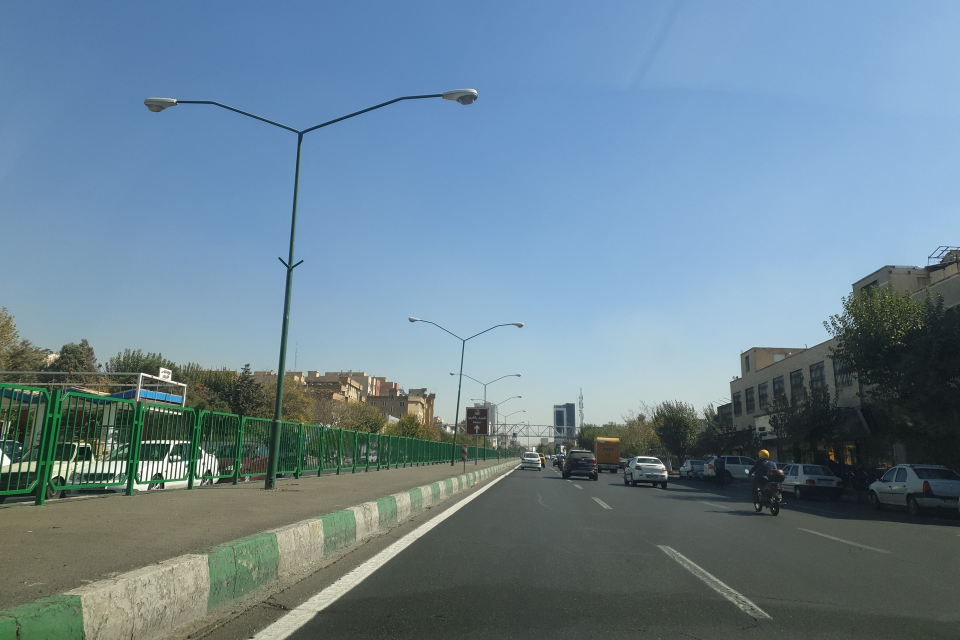
#> input picture data/img1.jpg, 1920 x 1280 px (shown at 1/2 size)
$ python part5.py
#> lines starting #> are read from the running program, lines starting #| are printed output that depends on the picture; after the words box and inside, x2 and y2 are one past the last pixel; in counts of white or black regions, pixels touching at a corner belong together
### utils/image.py
import cv2


def read_image(name):
#> called with name = 'data/img1.jpg'
    image = cv2.imread(name)
#> image is the input picture: shape (1280, 1920, 3); mean B, G, R 147.3, 131.8, 107.3
    return image


def grayscale_image(image):
    grayscale_image = cv2.cvtColor(image, cv2.COLOR_BGR2GRAY)
    return grayscale_image


def resize_image(image):
    # resized_image = cv2.resize(image, (image.shape[0]-500, image.shape[1]-500))
    resized_image = cv2.resize(image, (600, 600))
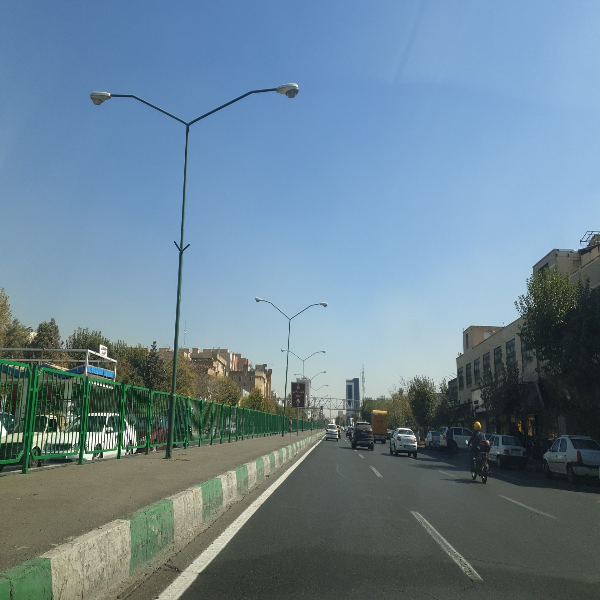
#> resized_image: shape (600, 600, 3); mean B, G, R 147.3, 131.8, 107.2
    return resized_image


def show_image(name, image):
    cv2.imshow(name, image)
    cv2.waitKey(0)
    cv2.destroyAllWindows()

### part3.py
import cv2
import numpy as np
from utils.image import (read_image, resize_image, show_image, grayscale_image)


# [8 lines left out: function mask_img, not called in this run]


def find_edge_of_mask_img(image, height, width):
    gray_image = grayscale_image(image)
    gaussian_blur_image = cv2.GaussianBlur(gray_image, (5, 5), 0)
    edges = cv2.Canny(gaussian_blur_image, 50, 150)
    polygons = np.array([[0, height], [width, height], [
                        width // 2, height // 1.5]], np.int32)
    mask = np.zeros_like(edges)
    cv2.fillPoly(mask, [polygons], (255, 0, 0))
    masked_image = cv2.bitwise_and(edges, mask)
    return masked_image


# [11 lines that do not run on import are left out]

### part5.py
import cv2
import numpy as np
from utils.image import (read_image, resize_image, show_image)
from part3 import find_edge_of_mask_img


def make_coordinates(image, line_parameters):
    try:
        slope, b = line_parameters
    except TypeError:
        slope, b = 0.0001, 0

    y1 = image.shape[0]
    y2 = int(y1*(3.6 / 5))
    x1 = int((y1 - b)/slope)
    x2 = int((y2 - b)/slope)

    return np.array([x1, y1, x2, y2])


def calculate_avarage_slope_and_b(image, lines):
    left_fit = []
    right_fit = []
    if lines is not None:
        for line in lines:
            x1, y1, x2, y2 = line.reshape(4)
            parameters = np.polyfit((x1, x2), (y1, y2), 1)
            slope = parameters[0]
            b = parameters[1]
            if slope < 0:
                left_fit.append((slope, b))
            else:
                right_fit.append((slope, b))

    left_fit_avarage = np.average(left_fit, axis=0)
    right_fit_avarage = np.average(right_fit, axis=0)
    left_line = make_coordinates(image, left_fit_avarage)
    right_line = make_coordinates(image, right_fit_avarage)
    return np.array([left_line, right_line])


def draw_line_on_image(image, coordinates):
    final_line_image = np.copy(image)
    result = cv2.line(final_line_image, (coordinates[0], coordinates[1]), (coordinates[2], coordinates[3]),
                      color=(0, 0, 255), thickness=3)
    return result


def better_hough_line_func(image, image_height, image_width):
    masked_edges = find_edge_of_mask_img(image, image_height, image_width)
    lines = cv2.HoughLinesP(masked_edges, rho=1, theta=np.pi /
                            180, threshold=120, minLineLength=55, maxLineGap=30)
    left_line, right_line = calculate_avarage_slope_and_b(image, lines)
    left_line_image = draw_line_on_image(image, left_line)
    line_image = draw_line_on_image(left_line_image, right_line)
    return line_image


if __name__ == '__main__':
    img1 = read_image('data/img1.jpg')
    resized_image = resize_image(img1)
    show_image('img1', resized_image)

    height, width = resized_image.shape[:2]
#> height = 600; width = 600
    detected_final_line_img1 = better_hough_line_func(
        resized_image, height, width)
#> in grayscale_image, `grayscale_image = cv2.cvtColor(image, cv2.COLOR_BGR2GRAY)`:
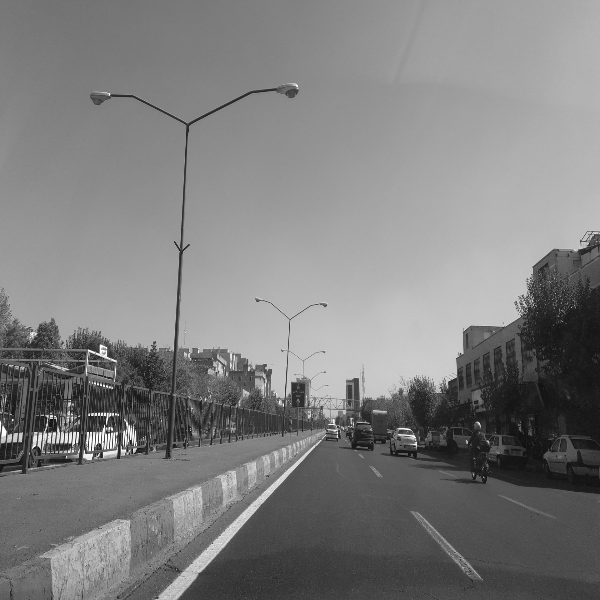
#> grayscale_image: shape (600, 600); min 12, max 254, mean 126.2
#> in find_edge_of_mask_img, `edges = cv2.Canny(gaussian_blur_image, 50, 150)`:
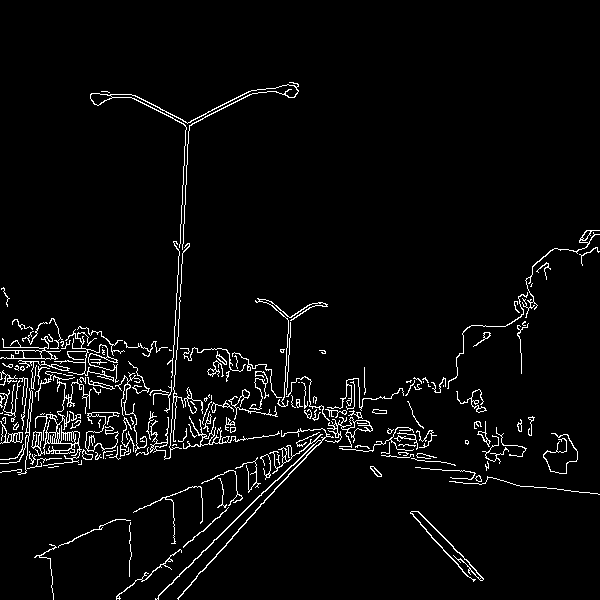
#> edges: shape (600, 600); 3.7% white in thin lines or dots, all inside (x1, y1, x2, y2) = (0, 82, 600, 600)
#> in find_edge_of_mask_img, `cv2.fillPoly(mask, [polygons], (255, 0, 0))`:
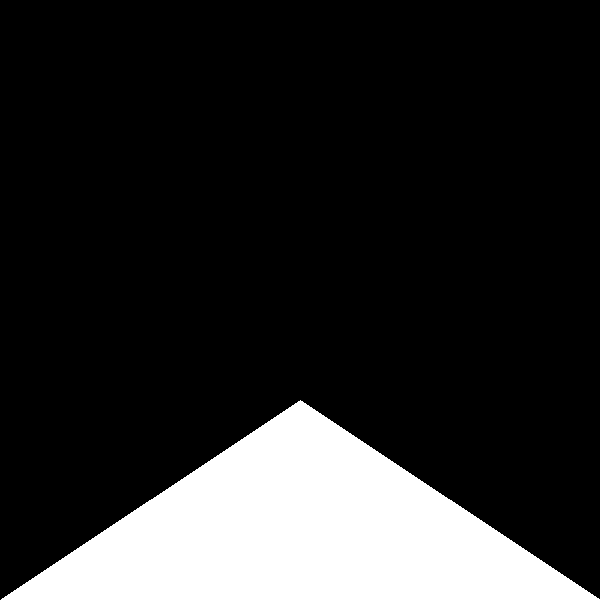
#> mask: shape (600, 600); 16.7% white; 1 white region, box (x1, y1, x2, y2) and area: (1, 400, 600, 600) 60100
#> in find_edge_of_mask_img, `masked_image = cv2.bitwise_and(edges, mask)`:
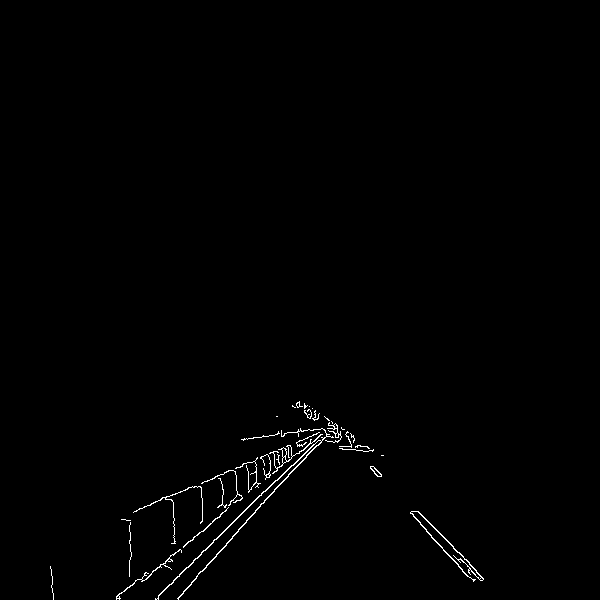
#> masked_image: shape (600, 600); 0.7% white in thin lines or dots, all inside (x1, y1, x2, y2) = (50, 401, 484, 600)
#> in better_hough_line_func, `lines = cv2.HoughLinesP(masked_edges, rho=1, theta=np.pi / 180, thresh..`: lines = [[177, 598, 335, 423], [168, 585, 330, 428], [417, 511, 476, 570], [152, 571, 328, 428]]
#> the loop in calculate_avarage_slope_and_b, `for line in lines:` made 4 passes
#> (x1, y1, x2, y2, slope, b) on passes 1 to 4: (177, 598, 335, 423, -1.11, 794), (168, 585, 330, 428, -0.969, 747.8), (417, 511, 476, 570, 1, 94), (152, 571, 328, 428, -0.812, 694.5)
#> after the loop in calculate_avarage_slope_and_b, `for line in lines:`: left_fit = [(-1.11, 794), (-0.969, 747.8), (-0.812, 694.5)]; right_fit = [(1, 94)]
#> in calculate_avarage_slope_and_b, `left_fit_avarage = np.average(left_fit, axis=0)`: left_fit_avarage = [-0.963, 745.5]
#> in calculate_avarage_slope_and_b, `right_fit_avarage = np.average(right_fit, axis=0)`: right_fit_avarage = [1, 94]
#> in make_coordinates, `slope, b = line_parameters`: slope = -0.963; b = 745.5
#> in make_coordinates, `x1 = int((y1 - b)/slope)`: x1 = 151
#> in make_coordinates, `x2 = int((y2 - b)/slope)`: x2 = 325
#> in calculate_avarage_slope_and_b, `left_line = make_coordinates(image, left_fit_avarage)`: left_line = [151, 600, 325, 432]
#> in calculate_avarage_slope_and_b, `right_line = make_coordinates(image, right_fit_avarage)`: right_line = [505, 600, 337, 432]
#> in better_hough_line_func, `left_line, right_line = calculate_avarage_slope_and_b(image, lines)`: left_line = [151, 600, 325, 432]; right_line = [505, 600, 337, 432]
    show_image('detected_line_img1', detected_final_line_img1)
